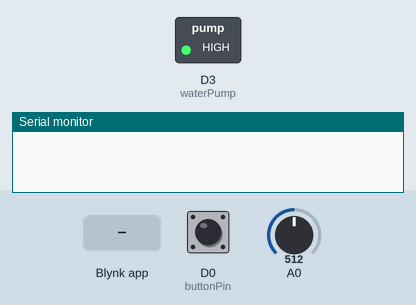
Bench run of a sketch on a simulated ESP8266 (NodeMCU). Shown: switched loads named in the sketch (green lamp = pin HIGH), the last lines printed to the serial monitor. The inputs (shaded band) are chosen by the test bench; at power-on: D0 (buttonPin) HIGH, A0 = 512. WiFi joins after 1.5 s; servers stay silent unless stated; network time is answered at once with the bench clock; the local clock reads 2024-03-15 10:24:30 at power-on unless the sketch sets it.

Above: at 3.0 s.
3.1 s: D0 (buttonPin) pulled LOW for 0.15 s
At 3.7 s:
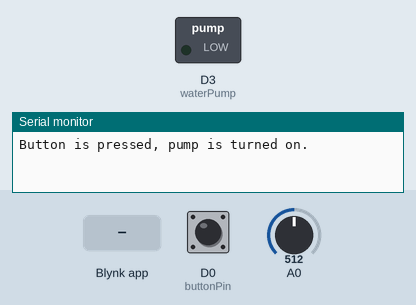
4.7 s: Blynk app writes 0 to V1
At 5.9 s:
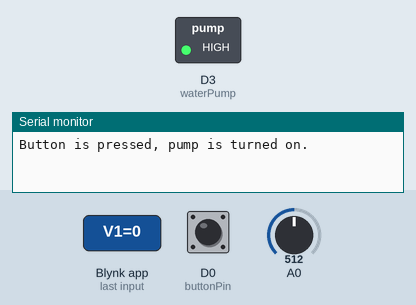
6.2 s: Blynk app writes 1 to V1
At 7.2 s:
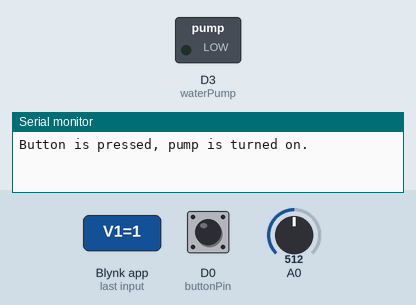
Timing chart, 0 to 9.2 s (numbered marks = the images above; inputs shaded):
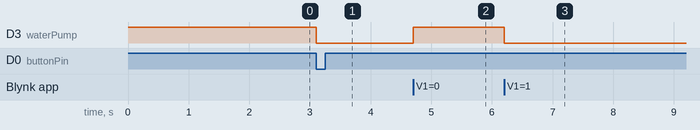

Measured:
- after the input at 3.1 s, D3 (waterPump): HIGH → LOW at once
- after the input at 4.7 s, D3 (waterPump): LOW → HIGH at once
- after the input at 6.2 s, D3 (waterPump): HIGH → LOW at once

The sketch:

auplings.ino
```cpp
//Include the library files
#define BLYNK_PRINT Serial

#define BLYNK_TEMPLATE_ID "TMPL6hjmkKv9I"
#define BLYNK_TEMPLATE_NAME "AUPLINGS"
#define BLYNK_AUTH_TOKEN "I2pl7s5wr5pRZn2ECvI_p2drscVUL9Sn"

#include <ESP8266WiFi.h>
#include <BlynkSimpleEsp8266.h>
#include <NTPClient.h>
#include <WiFiUdp.h>


//char auth[] = "I2pl7s5wr5pRZn2ECvI_p2drscVUL9Sn"; // Enter your Auth token
char ssid[] = "OPPO A12";//Enter your WIFI name
char pass[] = "10101010";//Enter your WIFI password


WiFiUDP ntpUDP;
NTPClient timeClient(ntpUDP, "pool.ntp.org");
BlynkTimer timer;
bool Relay = false;
bool pumpOn = false;
bool buttonPressed = false;
unsigned long buttonPressStartTime = 0;
const unsigned long buttonPressDuration = 900000; // 15 minutes in milliseconds

String weekDays[7] = {"Sunday", "Monday", "Tuesday", "Wednesday", "Thursday", "Friday", "Saturday"};
String months[12] = {"January", "February", "March", "April", "May", "June", "July", "August", "September", "October", "November", "December"};

// Define component pins
#define sensor1 A0
#define sensor2 D1
#define sensor3 D2
#define sensor4 D5
#define sensor5 D6
#define sensor6 D7
#define waterPump D3
#define buttonPin D0

void setup() {
  Serial.begin(115200);
  pinMode(waterPump, OUTPUT);
  pinMode(sensor2, INPUT);
  pinMode(sensor3, INPUT);
  pinMode(sensor4, INPUT);
  pinMode(sensor5, INPUT);
  pinMode(sensor6, INPUT);
  pinMode(buttonPin, INPUT_PULLUP); // Use an internal pull-up resistor for the button

  digitalWrite(waterPump, HIGH);

  //Blynk.begin(BLYNK_AUTH_TOKEN, wifi, ssid, pass);
 // Blynk.begin(auth, ssid, pass, "blynk.cloud", 80);
  Blynk.begin(BLYNK_AUTH_TOKEN, ssid, pass, "blynk.cloud", 80);
  timeClient.begin();
  timeClient.setTimeOffset(25200);

  // Call the function
  timer.setInterval(100L, soilMoistureSensor);
}

void loop() {
  Blynk.run(); // Run the Blynk library
  timer.run(); // Run the Blynk timer

  // Check if it's time to activate the pump based on humidity and time of day
  if (isTimeToRunPump() && getHumidity(sensor1) < 30) {
    digitalWrite(waterPump, LOW); // Turn on the pump
    pumpOn = true;
    Serial.println("Pump is turned on.");
  } else if (pumpOn && (!isTimeToRunPump() || getHumidity(sensor1) >= 30)) {
    digitalWrite(waterPump, HIGH); // Turn off the pump
    pumpOn = false;
    Serial.println("Pump is turned off.");
  }


  // Check if the button is pressed and limit its operation to 15 minutes
  if (digitalRead(buttonPin) == LOW && !buttonPressed) {
    buttonPressed = true;
    buttonPressStartTime = millis();
    digitalWrite(waterPump, LOW); // Turn on the pump
    Serial.println("Button is pressed, pump is turned on.");
  }

  if (buttonPressed && millis() - buttonPressStartTime >= buttonPressDuration) {
    buttonPressed = false;
    digitalWrite(waterPump, HIGH); // Turn off the pump after 15 minutes
    Serial.println("Button operation time is over, pump is turned off.");
  }
}

// Get the button value
BLYNK_WRITE(buttonPin) {
  Relay = param.asInt();
}

//Get the button value
BLYNK_WRITE(V1) {
  Relay = param.asInt();

  if (Relay == 1) {
    digitalWrite(waterPump, LOW);
  } else {
    digitalWrite(waterPump, HIGH);
  }
}

// Get the soil moisture values
void soilMoistureSensor() {
  int value1 = getHumidity(sensor1);
  Blynk.virtualWrite(V0, value1);

  int value2 = getHumidity(sensor2);
  Blynk.virtualWrite(V2, value2);

  int value3 = getHumidity(sensor3);
  Blynk.virtualWrite(V3, value3);

  int value4 = getHumidity(sensor4);
  Blynk.virtualWrite(V4, value4);

  int value5 = getHumidity(sensor5);
  Blynk.virtualWrite(V5, value5);

  int value6 = getHumidity(sensor6);
  Blynk.virtualWrite(V6, value6);
}

// Get humidity value from the analog sensor
int getHumidity(int sensorPin) {
  int value = analogRead(sensorPin);
  value = map(value, 0, 1024, 0, 100);
  return (value - 100) * -1;
}

// Check if it's time to run the pump based on your specified time frame
bool isTimeToRunPump() {
  timeClient.update();
  int currentHour = timeClient.getHours();
  return ((currentHour >= 18 || currentHour < 6) && isWeekday());
}

// Check if it's a weekday (Monday to Friday)
bool isWeekday() {
  int currentDay = timeClient.getDay();
  return (currentDay >= 1 && currentDay <= 7);
}
```
